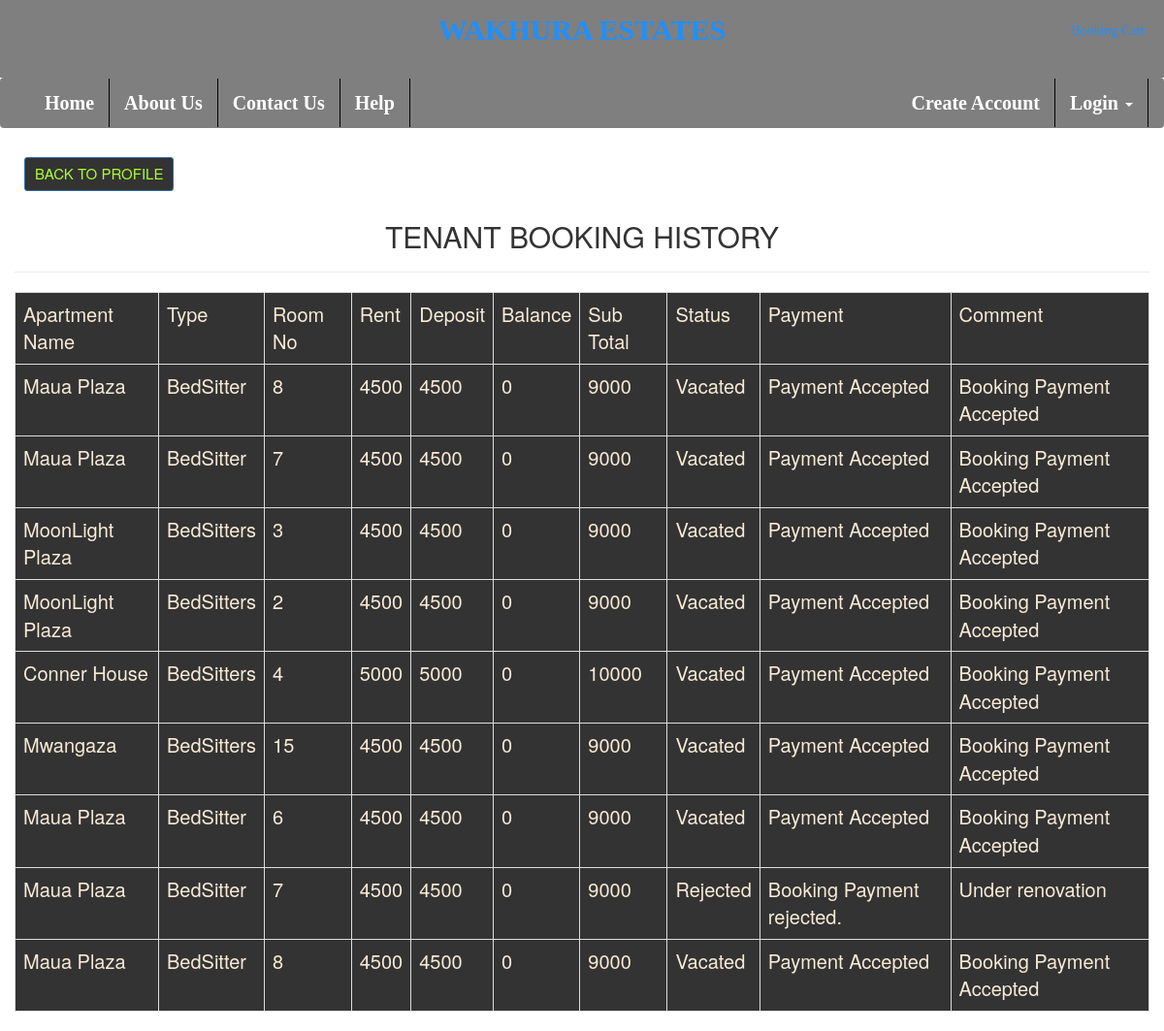
Page /booking_history.php (signed in) on the committed database.
### tables this page shows
CREATE TABLE `bookings` (
  `booking_id` int(11) NOT NULL,
  `room_id` int(11) NOT NULL,
  `tenant_id` int(11) NOT NULL,
  `rent_deposit` varchar(11) NOT NULL,
  `booking_status` varchar(30) NOT NULL DEFAULT 'Cart',
  `booking_payment` varchar(50) NOT NULL DEFAULT 'Pending',
  `rent_balance` int(11) NOT NULL,
  `booking_remarks` varchar(150) NOT NULL,
  `rent_due_date` varchar(30) NOT NULL,
  `exit_status` varchar(20) NOT NULL DEFAULT 'Not Sent',
  `deposit_status` varchar(20) NOT NULL DEFAULT 'Pending Refund'
);

CREATE TABLE `apartment` (
  `apartment_id` int(11) NOT NULL,
  `name` varchar(50) NOT NULL,
  `image` varchar(50) NOT NULL,
  `description` text NOT NULL,
  `apartment_type` varchar(30) NOT NULL,
  `rent` varchar(30) NOT NULL,
  `location` varchar(30) NOT NULL
);

CREATE TABLE `rooms` (
  `room_id` int(11) NOT NULL,
  `apartment_id` int(11) NOT NULL,
  `room_no` varchar(30) NOT NULL,
  `room_status` varchar(30) NOT NULL DEFAULT 'Empty'
);

### booking_history.php (the view, shortened to what this page needs)
<?php
include('assets/connection.php');
include('assets/pageNav.php');
?>
<!doctype html>
<html>
<head>
<link rel="stylesheet" href="css/bootstrap.min.css">
<link rel="stylesheet" href="css/sweetalert.css">
</head>
<body>
<div class="container-fluid">
<div class="row">
<div class="col-lg-1 col-md-1">
<a href="profile.php" class="btn btn-primary btn-sm">Back to profile</a>
</div>
<div class="col-lg-12 col-md-12">
<h2 style="text-align: center">TENANT BOOKING HISTORY</h2>
<hr/>
<table class="table table-bordered" id="mytable">
<td>Apartment Name</td>
<td>Type</td>
<td>Room No</td>
<td>Rent</td>
<td>Deposit</td>
<td>Balance</td>
<td>Sub Total</td>
<td>Status</td>
<td>Payment</td>
<td>Comment</td>
<?php
$cart="SELECT * FROM bookings AS b INNER JOIN rooms AS r ON b.room_id=r.room_id RIGHT JOIN apartment AS a ON r.apartment_id=a.apartment_id RIGHT JOIN rent_payment AS rp ON b.booking_id=rp.booking_id WHERE b.tenant_id='".$_SESSION['tenantID']."' AND rp.type_of_payment='Booking Payment' AND NOT b.booking_status='Cart' ORDER BY b.booking_id DESC ";
$query=mysqli_query($conn,$cart);
while ($rowC=mysqli_fetch_array($query)){
echo '<tr>
<form method="post" action="booking_payment.php">
<td>'.$rowC['name'].'</td>
<td>'.$rowC['apartment_type'].'</td>
<td>'.$rowC['room_no'].'</td>
<td>'.$rowC['rent'].'</td>
<td>'.$rowC['rent'].'</td>
<td>'.$rowC['rent_balance'].'</td>
<td class="count-me" id="count">'.$suntotal=$rowC['rent'] + $rowC['rent'].'</td>';
echo '<td>';
if ($rowC['rent_balance'] < 0 AND $rowC['booking_status']=='Approved'){
echo '<em style="color:red">Partially approved Please pay the balance in 14 days</em>';
echo '<button type="button" class="btn btn-info btn-sm" data-toggle="modal" data-target="#'.$rowC['booking_id'].'">Click to pay</button>';
}else{
echo $rowC['booking_status'];
}
echo'</td>
<td><input type="hidden" name="hiddenID" value="'.$rowC['booking_id'].'">';
if($rowC['booking_status']=='Pending Approval'){
echo 'Pending';
}elseif($rowC['booking_payment']=='Rejected'){
echo 'Booking Payment rejected.';
}elseif($rowC['booking_payment']=='Approved'){
echo 'Payment Accepted';
}
elseif($rowC['booking_status']=='Approved'){
echo'  <input type="submit" name="payBtn" value="Make Payment" class="form-control btn-primary btn-sm">';
}elseif($rowC['booking_status']=='Rejected'){
echo 'N/A';
}
echo'</td><td>';
if ($rowC['booking_status']=='Pending Approval'){
echo "Please wait for your booking to be approved";
}else{
echo $rowC['booking_remarks'];
}
echo'</td></form>
</tr>';
}
?>
</table>
</div>
</div>
</div>
</body>
</html>

### assets/pageNav.php (style rules this page uses)
* { margin: 0; padding: 0; box-sizing: border-box; }

### booking_history.php (style rules this page uses)
.table { background-color: #333; color: #faebd7; font-weight: 400; font-size: 2rem; }
.btn { background-color: #333; color: #adff2f; font-size: 1.5rem; margin: 1rem; text-transform: uppercase; }

### rows in the picture
bookings: apartment.name "Maua Plaza", apartment.apartment_type "BedSitter", room.room_no "8", apartment.rent "4500", rent_balance "0", apartment.rent "9000", booking_status "Vacated", booking_payment "Payment Accepted", booking_remarks "Booking Payment Accepted"
bookings: apartment.name "Maua Plaza", apartment.apartment_type "BedSitter", room.room_no "7", apartment.rent "4500", rent_balance "0", apartment.rent "9000", booking_status "Vacated", booking_payment "Payment Accepted", booking_remarks "Booking Payment Accepted"
bookings: apartment.name "MoonLight Plaza", apartment.apartment_type "BedSitters", room.room_no "3", apartment.rent "4500", rent_balance "0", apartment.rent "9000", booking_status "Vacated", booking_payment "Payment Accepted", booking_remarks "Booking Payment Accepted"
bookings: apartment.name "MoonLight Plaza", apartment.apartment_type "BedSitters", room.room_no "2", apartment.rent "4500", rent_balance "0", apartment.rent "9000", booking_status "Vacated", booking_payment "Payment Accepted", booking_remarks "Booking Payment Accepted"
bookings: apartment.name "Conner House", apartment.apartment_type "BedSitters", room.room_no "4", apartment.rent "5000", rent_balance "0", apartment.rent "10000", booking_status "Vacated", booking_payment "Payment Accepted", booking_remarks "Booking Payment Accepted"
bookings: apartment.name "Mwangaza", apartment.apartment_type "BedSitters", room.room_no "15", apartment.rent "4500", rent_balance "0", apartment.rent "9000", booking_status "Vacated", booking_payment "Payment Accepted", booking_remarks "Booking Payment Accepted"
bookings: apartment.name "Maua Plaza", apartment.apartment_type "BedSitter", room.room_no "6", apartment.rent "4500", rent_balance "0", apartment.rent "9000", booking_status "Vacated", booking_payment "Payment Accepted", booking_remarks "Booking Payment Accepted"
bookings: apartment.name "Maua Plaza", apartment.apartment_type "BedSitter", room.room_no "7", apartment.rent "4500", rent_balance "0", apartment.rent "9000", booking_status "Rejected", booking_payment "Booking Payment rejected.", booking_remarks "Under renovation"
bookings: apartment.name "Maua Plaza", apartment.apartment_type "BedSitter", room.room_no "8", apartment.rent "4500", rent_balance "0", apartment.rent "9000", booking_status "Vacated", booking_payment "Payment Accepted", booking_remarks "Booking Payment Accepted"
